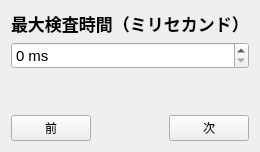
      <widget class="QWidget" name="pageMaxInspectTime">
       <layout class="QVBoxLayout" name="vLayout_29">
        <item>
         <widget class="QLabel" name="labelTitle_29">
          <property name="font"><font><pointsize>13</pointsize><bold>true</bold></font></property>
          <property name="text"><string>最大検査時間（ミリセカンド）</string></property>
         </widget>
        </item>
        <item>
         <widget class="QSpinBox" name="spinBoxMaxInspectMilisec">
          <property name="font"><font><pointsize>11</pointsize></font></property>
          <property name="minimum"><number>0</number></property>
          <property name="maximum"><number>100000000</number></property>
          <property name="suffix"><string> ms</string></property>
         </widget>
        </item>
        <item><spacer name="vSpacer_29"><property name="orientation"><enum>Qt::Vertical</enum></property><property name="sizeHint" stdset="0"><size><width>20</width><height>40</height></size></property></spacer></item>
        <item>
         <layout class="QHBoxLayout" name="hNav_29">
          <item><widget class="QPushButton" name="pushButtonPrev_29"><property name="text"><string>前</string></property></widget></item>
          <item><spacer name="hSpacer_29"><property name="orientation"><enum>Qt::Horizontal</enum></property><property name="sizeHint" stdset="0"><size><width>40</width><height>20</height></size></property></spacer></item>
          <item><widget class="QPushButton" name="pushButtonNext_29"><property name="text"><string>次</string></property></widget></item>
         </layout>
        </item>
       </layout>
      </widget>
